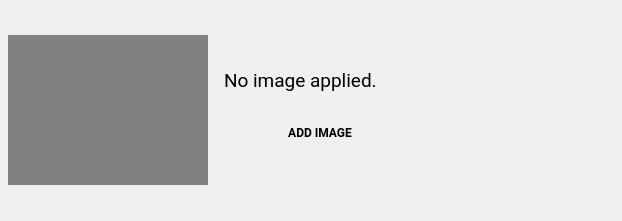
<?xml version="1.0" encoding="UTF-8"?>
<ui version="4.0">
 <class>PosterImageWell</class>
 <widget class="QWidget" name="PosterImageWell">
  <property name="geometry">
   <rect>
    <x>0</x>
    <y>0</y>
    <width>622</width>
    <height>221</height>
   </rect>
  </property>
  <property name="styleSheet">
   <string notr="true"/>
  </property>
  <layout class="QHBoxLayout" name="horizontalLayout">
   <property name="spacing">
    <number>16</number>
   </property>
   <property name="leftMargin">
    <number>8</number>
   </property>
   <property name="topMargin">
    <number>8</number>
   </property>
   <property name="rightMargin">
    <number>8</number>
   </property>
   <property name="bottomMargin">
    <number>8</number>
   </property>
   <item>
    <widget class="QLabel" name="image">
     <property name="sizePolicy">
      <sizepolicy hsizetype="Fixed" vsizetype="Fixed">
       <horstretch>0</horstretch>
       <verstretch>0</verstretch>
      </sizepolicy>
     </property>
     <property name="minimumSize">
      <size>
       <width>200</width>
       <height>150</height>
      </size>
     </property>
     <property name="maximumSize">
      <size>
       <width>200</width>
       <height>150</height>
      </size>
     </property>
     <property name="acceptDrops">
      <bool>true</bool>
     </property>
     <property name="styleSheet">
      <string notr="true">background-color: #808080;</string>
     </property>
     <property name="text">
      <string/>
     </property>
     <property name="alignment">
      <set>Qt::AlignCenter</set>
     </property>
    </widget>
   </item>
   <item alignment="Qt::AlignVCenter">
    <widget class="QStackedWidget" name="stackedWidget">
     <property name="currentIndex">
      <number>0</number>
     </property>
     <widget class="QWidget" name="noImage">
      <layout class="QVBoxLayout" name="verticalLayout">
       <property name="spacing">
        <number>24</number>
       </property>
       <property name="leftMargin">
        <number>0</number>
       </property>
       <property name="topMargin">
        <number>0</number>
       </property>
       <property name="rightMargin">
        <number>0</number>
       </property>
       <property name="bottomMargin">
        <number>0</number>
       </property>
       <item>
        <spacer name="verticalSpacer">
         <property name="orientation">
          <enum>Qt::Vertical</enum>
         </property>
         <property name="sizeHint" stdset="0">
          <size>
           <width>20</width>
           <height>5</height>
          </size>
         </property>
        </spacer>
       </item>
       <item>
        <widget class="QLabel" name="noImageApplied">
         <property name="font">
          <font>
           <family>Roboto</family>
           <pointsize>14</pointsize>
          </font>
         </property>
         <property name="text">
          <string>No image applied.</string>
         </property>
         <property name="Style" stdset="0">
          <string>MaterialBody</string>
         </property>
        </widget>
       </item>
       <item>
        <layout class="QHBoxLayout" name="horizontalLayout_2">
         <property name="topMargin">
          <number>0</number>
         </property>
         <item>
          <widget class="RaisedMaterialButton" name="filePicker">
           <property name="sizePolicy">
            <sizepolicy hsizetype="MinimumExpanding" vsizetype="Fixed">
             <horstretch>0</horstretch>
             <verstretch>0</verstretch>
            </sizepolicy>
           </property>
           <property name="minimumSize">
            <size>
             <width>88</width>
             <height>36</height>
            </size>
           </property>
           <property name="font">
            <font>
             <family>Roboto</family>
             <weight>75</weight>
             <bold>true</bold>
            </font>
           </property>
           <property name="styleSheet">
            <string notr="true">margin: 0 3px 3px 0</string>
           </property>
           <property name="text">
            <string>ADD IMAGE</string>
           </property>
           <property name="flat">
            <bool>true</bool>
           </property>
           <property name="themeIconName" stdset="0">
            <string/>
           </property>
           <property name="ColorGroup" stdset="0">
            <string>RaisedColoredButton</string>
           </property>
           <property name="report_metrics" stdset="0">
            <bool>false</bool>
           </property>
          </widget>
         </item>
         <item>
          <spacer name="horizontalSpacer">
           <property name="orientation">
            <enum>Qt::Horizontal</enum>
           </property>
           <property name="sizeHint" stdset="0">
            <size>
             <width>40</width>
             <height>20</height>
            </size>
           </property>
          </spacer>
         </item>
        </layout>
       </item>
       <item>
        <spacer name="verticalSpacer_2">
         <property name="orientation">
          <enum>Qt::Vertical</enum>
         </property>
         <property name="sizeHint" stdset="0">
          <size>
           <width>20</width>
           <height>5</height>
          </size>
         </property>
        </spacer>
       </item>
      </layout>
     </widget>
     <widget class="QWidget" name="withImage">
      <layout class="QVBoxLayout" name="verticalLayout_2">
       <property name="spacing">
        <number>4</number>
       </property>
       <property name="leftMargin">
        <number>0</number>
       </property>
       <property name="topMargin">
        <number>0</number>
       </property>
       <property name="rightMargin">
        <number>0</number>
       </property>
       <property name="bottomMargin">
        <number>0</number>
       </property>
       <item>
        <spacer name="verticalSpacer_3">
         <property name="orientation">
          <enum>Qt::Vertical</enum>
         </property>
         <property name="sizeHint" stdset="0">
          <size>
           <width>20</width>
           <height>5</height>
          </size>
         </property>
        </spacer>
       </item>
       <item>
        <widget class="QLabel" name="fileNameLabel">
         <property name="text">
          <string>File name</string>
         </property>
         <property name="Style" stdset="0">
          <string>MaterialHelper</string>
         </property>
        </widget>
       </item>
       <item>
        <layout class="QHBoxLayout" name="fileNameLayout">
         <property name="spacing">
          <number>0</number>
         </property>
         <property name="topMargin">
          <number>0</number>
         </property>
         <property name="bottomMargin">
          <number>8</number>
         </property>
         <item>
          <widget class="QLineEdit" name="fileName">
           <property name="enabled">
            <bool>true</bool>
           </property>
           <property name="sizePolicy">
            <sizepolicy hsizetype="Expanding" vsizetype="Fixed">
             <horstretch>0</horstretch>
             <verstretch>0</verstretch>
            </sizepolicy>
           </property>
           <property name="minimumSize">
            <size>
             <width>0</width>
             <height>31</height>
            </size>
           </property>
           <property name="accessibleDescription">
            <string>Screenshot save location</string>
           </property>
           <property name="readOnly">
            <bool>true</bool>
           </property>
          </widget>
         </item>
         <item>
          <widget class="QPushButton" name="pickFileButton">
           <property name="text">
            <string notr="true"/>
           </property>
           <property name="icon">
            <iconset resource="resources.qrc">
             <normaloff>:/dark/folder</normaloff>:/dark/folder</iconset>
           </property>
           <property name="iconSize">
            <size>
             <width>24</width>
             <height>24</height>
            </size>
           </property>
           <property name="flat">
            <bool>true</bool>
           </property>
           <property name="themeIconName" stdset="0">
            <string notr="true">folder</string>
           </property>
           <property name="report_metrics" stdset="0">
            <bool>false</bool>
           </property>
          </widget>
         </item>
         <item>
          <widget class="QPushButton" name="removeButton">
           <property name="text">
            <string notr="true"/>
           </property>
           <property name="icon">
            <iconset resource="resources.qrc">
             <normaloff>:/dark/trash</normaloff>:/dark/trash</iconset>
           </property>
           <property name="iconSize">
            <size>
             <width>24</width>
             <height>24</height>
            </size>
           </property>
           <property name="flat">
            <bool>true</bool>
           </property>
           <property name="themeIconName" stdset="0">
            <string notr="true">trash</string>
           </property>
           <property name="report_metrics" stdset="0">
            <bool>false</bool>
           </property>
          </widget>
         </item>
        </layout>
       </item>
       <item>
        <widget class="QLabel" name="scaleLabel">
         <property name="text">
          <string>Scale</string>
         </property>
         <property name="Style" stdset="0">
          <string>MaterialHelper</string>
         </property>
        </widget>
       </item>
       <item>
        <widget class="EditableSliderWidget" name="sizeSlider" native="true">
         <property name="lineEditMaximumWidth" stdset="0">
          <number>56</number>
         </property>
        </widget>
       </item>
       <item>
        <spacer name="verticalSpacer_4">
         <property name="orientation">
          <enum>Qt::Vertical</enum>
         </property>
         <property name="sizeHint" stdset="0">
          <size>
           <width>20</width>
           <height>5</height>
          </size>
         </property>
        </spacer>
       </item>
      </layout>
     </widget>
    </widget>
   </item>
  </layout>
 </widget>
 <customwidgets>
  <customwidget>
   <class>RaisedMaterialButton</class>
   <extends>QPushButton</extends>
   <header>android/skin/qt/raised-material-button.h</header>
  </customwidget>
  <customwidget>
   <class>EditableSliderWidget</class>
   <extends>QWidget</extends>
   <header>android/skin/qt/editable-slider-widget.h</header>
   <container>1</container>
  </customwidget>
 </customwidgets>
 <resources>
  <include location="resources.qrc"/>
 </resources>
 <connections/>
</ui>
